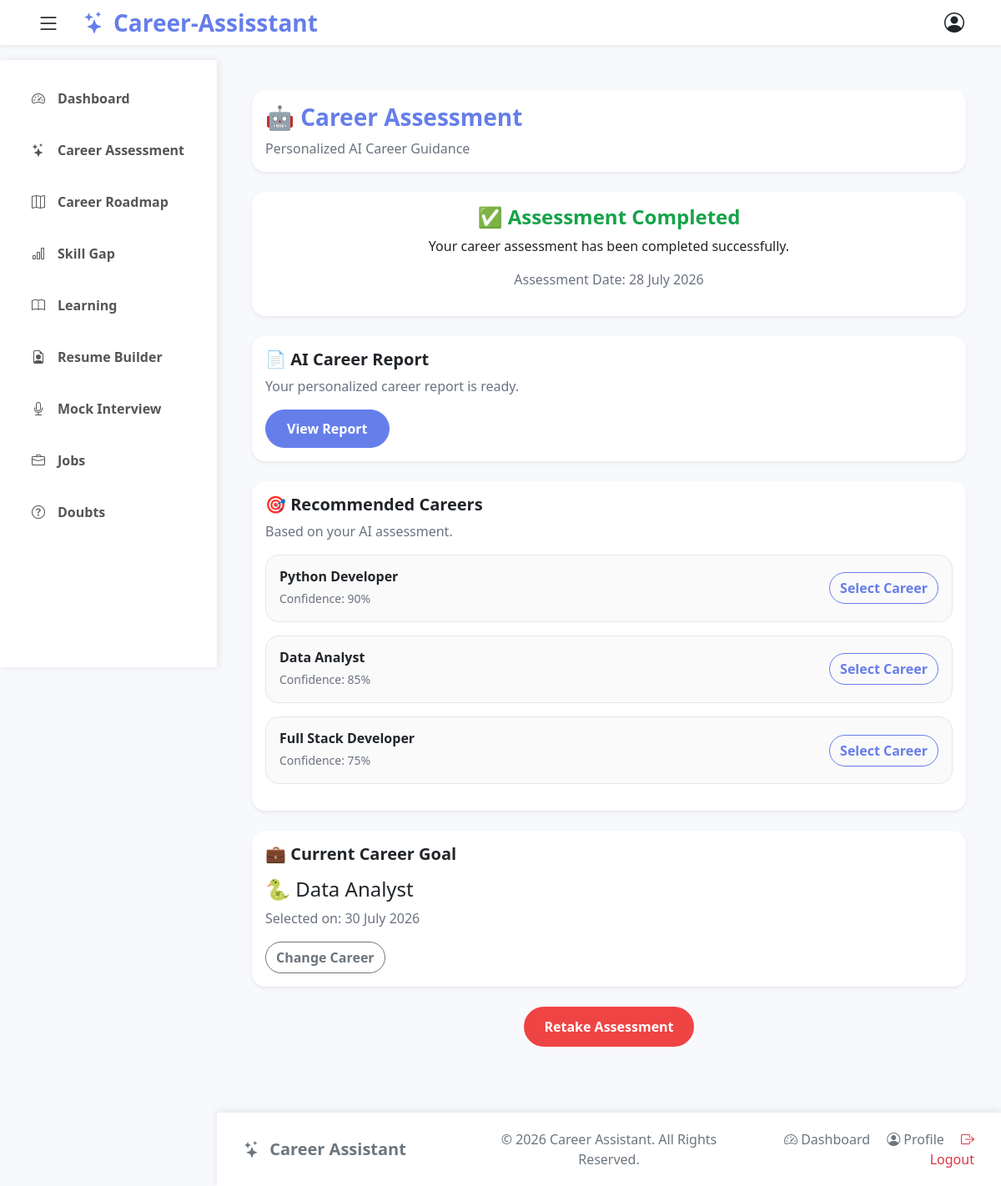
/career/assessment/ (signed in), run on the app's committed database.
### careerproject/models.py (models this page shows, shortened)
class CareerConversation(models.Model):
    student = models.ForeignKey(
        StudentProfile,
        on_delete=models.CASCADE
    )
    started_at = models.DateTimeField(auto_now_add=True)
    completed = models.BooleanField(default=False)
    completed_at = models.DateTimeField(
        null=True,
        blank=True
    )
    is_active = models.BooleanField(default=True)

class StudentCareer(models.Model):
    student = models.ForeignKey(
        StudentProfile,
        on_delete=models.CASCADE,
        related_name="careers"
    )
    career_name = models.CharField(max_length=100)
    confidence = models.PositiveIntegerField(default=0)
    active = models.BooleanField(default=True)
    selected_at = models.DateTimeField(auto_now_add=True)

### careerproject/views.py (the view, shortened to what this page needs)
# urls.py: path("career/assessment/", views.career_assessment, name="career_assessment"),
@login_required
def career_assessment(request):
    student = StudentProfile.objects.get(
        user=request.user
    )
    completed = CareerConversation.objects.filter(
        student=student,
        completed=True,
        is_active=True
    ).order_by("-started_at").first()
    if completed:
        report = CareerReport.objects.filter(
            conversation=completed
        ).first()
        current_career = StudentCareer.objects.filter(
            student=student,
            active=True
        ).first()
        return render(
            request,
            "student_module/career_guidance/career/assessment_dashboard.html",
            {
                "report": report,
                "current_career": current_career,
                "recommended": report.recommended_careers
                if report else [],
                "completed_date": completed.completed_at
            }
        )

### templates/student_module/career_guidance/career/assessment_dashboard.html
{% extends "common/base_private.html" %}
{% load static %}
{% block css %}
<link rel="stylesheet" href="{% static 'css/career_dashboard.css' %}">
{% endblock %}
{% block content %}
<div class="container mt-4">
    <div class="card shadow-sm border-0 rounded-4 mb-4">
        <div class="card-body">
            <h3 class="fw-bold">
                🤖 Career Assessment
            </h3>
            <p class="text-muted mb-0">
                Personalized AI Career Guidance
            </p>
        </div>
    </div>
    <div class="card shadow-sm border-0 rounded-4 mb-4">
        <div class="card-body text-center">
            <h4 class="text-success fw-bold">
                ✅ Assessment Completed
            </h4>
            <p>
                Your career assessment has been completed successfully.
            </p>
            {% if completed_date %}
            <p class="text-muted">
                Assessment Date:
                {{ completed_date|date:"d F Y" }}
            </p>
            {% endif %}
        </div>
    </div>
    <div class="card shadow-sm border-0 rounded-4 mb-4">
        <div class="card-body">
            <h5 class="fw-bold">
                📄 AI Career Report
            </h5>
            <p class="text-muted">
                Your personalized career report is ready.
            </p>
            {% if report %}
            <a href="{% url 'career_report' report.conversation.id %}"
               class="btn btn-primary rounded-pill">
                View Report
            </a>
            {% endif %}
        </div>
    </div>
    <div class="card shadow-sm border-0 rounded-4 mb-4">
        <div class="card-body">
            <h5 class="fw-bold">
                🎯 Recommended Careers
            </h5>
            <p class="text-muted">
                Based on your AI assessment.
            </p>
            {% for career in recommended %}
            <div class="border rounded-4 p-3 mb-3">
                <div class="d-flex justify-content-between align-items-center">
                    <div>
                        <h6 class="fw-bold mb-1">
                            {{ career.name }}
                        </h6>
                        {% if career.confidence %}
                        <small class="text-muted">
                            Confidence:
                            {{ career.confidence }}%
                        </small>
                        {% endif %}
                    </div>
                    <a href="{% url 'select_career' career.name %}"
                       class="btn btn-outline-primary rounded-pill">
                        Select Career
                    </a>
                </div>
            </div>
            {% empty %}
            <p class="text-muted">
                No recommendations available.
            </p>
            {% endfor %}
        </div>
    </div>
    <div class="card shadow-sm border-0 rounded-4 mb-4">
        <div class="card-body">
            <h5 class="fw-bold">
                💼 Current Career Goal
            </h5>
            {% if current_career %}
                <h4 class="mt-3">
                    🐍 {{ current_career.career_name }}
                </h4>
                <p class="text-muted">
                    Selected on:
                    {{ current_career.selected_at|date:"d F Y" }}
                </p>
                <a href="{% url 'change_career' %}"
                   class="btn btn-outline-secondary rounded-pill">
                    Change Career
                </a>
            {% else %}
                <p class="text-muted">
                    No career selected.
                    Please choose one of the recommended careers.
                </p>
            {% endif %}
        </div>
    </div>
    <div class="text-center mb-5">
        <a href="{% url 'retake_assessment' %}"
           class="btn btn-danger rounded-pill px-4">
            Retake Assessment
        </a>
    </div>
</div>
{% endblock %}

### static/css/private.css (style rules this page uses)
* { margin:0; padding:0; box-sizing:border-box; }
body { font-family:'Segoe UI',sans-serif; background:#f5f7fb; min-height:100vh; display:flex; flex-direction:column; }
html,body { height:100%; }
body { display:flex; flex-direction:column; min-height:100vh; }

### static/css/career_dashboard.css (style rules this page uses)
body { background: #f8f9fc; }
.card { background: #ffffff; border-radius: 18px; transition: 0.3s ease; }
.card h3 { color: #667eea; font-weight: 700; }
.text-success { color: #16a34a !important; }
.btn-primary { background: #667eea; border-color: #667eea; padding: 10px 25px; font-weight: 600; }
.border.rounded-4 { border: 1px solid #e5e7eb !important; background: #fafafa; }
.btn-outline-primary { color: #667eea; border-color: #667eea; font-weight: 600; }
.btn-outline-secondary { font-weight: 600; }
.btn-danger { background: #ef4444; border: none; padding: 12px 35px; font-weight: 600; }
.text-muted { color: #6b7280 !important; }

### data on the page
CareerConversation: completed_at "28 July 2026"
StudentCareer: career_name "Data Analyst", selected_at "30 July 2026"

### other printed values
{{ career.name }} "Python Developer" "Data Analyst" "Full Stack Developer"
{{ career.confidence }} "90" "85" "75"
